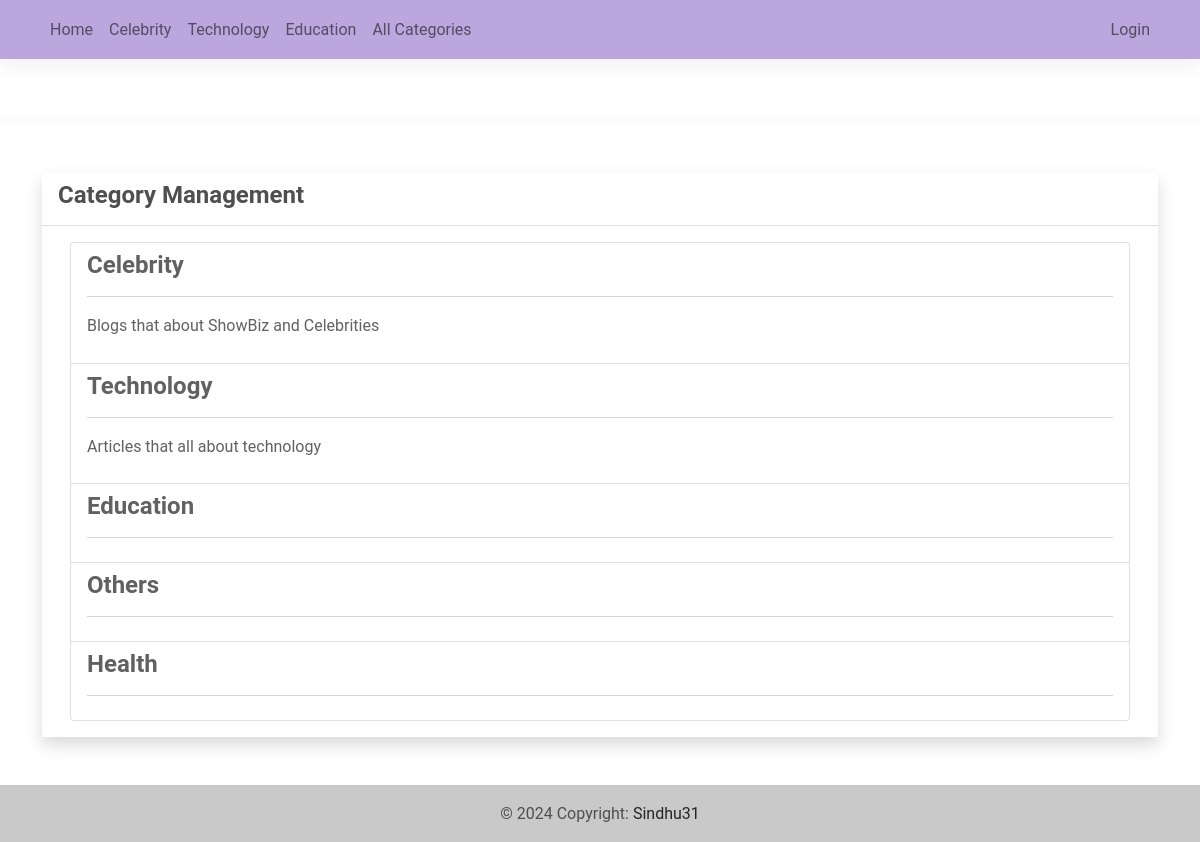
The page /categories on the database its author committed.
### blogApp/models.py (models this page shows, shortened)
class Category(models.Model):
    name = models.CharField(max_length=250)
    description = models.TextField(blank=True, null=True)
    status = models.IntegerField(default = 1)
    date_added = models.DateTimeField(default=timezone.now)
    date_updated = models.DateTimeField(auto_now=True)

### blogApp/views.py (the view)
# urls.py: path('categories',views.categories,name='category-page'),
def categories(request):
    categories = Category.objects.filter(status = 1).all()
    context['page_title'] = "Category Management"
    context['categories'] = categories
    return render(request, 'categories.html',context)

### blogApp/templates/categories.html (shortened to what this page needs)
{% extends 'base.html' %} {% block pageContent %}
<div class="col-lg-12 col-md-12 col-sm-12 col-xs-12">
    <div class="card card-default rounded-0 shadow ">
        <div class="card-header">
            <div class="d-flex w-100 align-items-center justify-content-between">
                <h4 class="card-title fw-bold">Category Management</h4>
            </div>
        </div>
        <div class="card-body">
            <div class="container-fluid">
                <div id="list" class="list-group">
                    {% for category in categories %}
                    <a href="{% url 'category-post' category.id %}" class="list-group-item list-group-item-action">
                        <h4><b>{{ category.name }}</b></h4>
                        <hr>
                        <p>{{ category.description }}</p>
                    </a>
                    {% endfor %}
                </div>
            </div>
        </div>
    </div>
</div>
{% endblock pageContent %}

### blogApp/templates/topNavigation.html (shortened to what this page needs)
{% load static %}
<header>
    <nav class="navbar navbar-expand-lg navbar-light" style="background-color: #BBA6DD; fixed-top">
        <div class="container">
            <div class="collapse navbar-collapse" id="navbarExample01">
                <ul class="navbar-nav me-auto mb-2 mb-lg-0">
                    <li class="nav-item active">
                        <a class="nav-link" aria-current="page" href="{% url 'home-page' %}">Home</a>
                    </li>
                    {% for category in category_list_limited %}
                    <li class="nav-item">
                        <a class="nav-link" href="{% url 'category-post' category.pk %}">{{ category.name }}</a>
                    </li>
                    {% endfor %}
                    <li class="nav-item">
                        <a class="nav-link" href="{% url 'category-page' %}">All Categories</a>
                    </li>
                </ul>
                <ul class="navbar-nav d-flex flex-row">
                    {% if user.id %}
                    <li class="nav-item me-3 me-lg-0">
                        <a class="nav-link" href="{% url 'post-mgt' %}">Post Blog</a>
                    </li>
                    {% if user.profile.user_type == 1 %}
                    <li class="nav-item me-3 me-lg-0">
                        <a class="nav-link" href="{% url 'category-mgt' %}">Blog Category</a>
                    </li>
                    {% endif %}
                    <li class="nav-item me-3 me-lg-0">
                        <a class="nav-link" href="{% url 'profile' %}">
                            <span class="me-1"></span>Hello, {{ user.first_name }} {{user.last_name}}
                        </a>
                    </li>
                    <li class="nav-item me-3 me-lg-0">
                        <a class="nav-link" href="{% url 'logout' %}">Logout</a>
                    </li>
                    {% else %}
                    <li class="nav-item me-3 me-lg-0">
                        <a class="nav-link" href="{% url 'login' %}">Login</a>
                    </li>
                    {% endif %}
                </ul>
            </div>
        </div>
    </nav>
    <div id="intro" class="pt-2 text-center bg-light">
    </div>
</header>

### static/blogApp/assets/default/css/style.css (style rules this page uses)
html, body { height: 100%; width: 100%; }

### blogApp/templates/topNavigation.html (style rules this page uses)
#intro { margin-top: 58px; }

### rows shown on the page
Category: name "Celebrity", description "Blogs that about ShowBiz and Celebrities"
Category: name "Technology", description "Articles that all about technology"
Category: name "Education"
Category: name "Others"
Category: name "Health"
